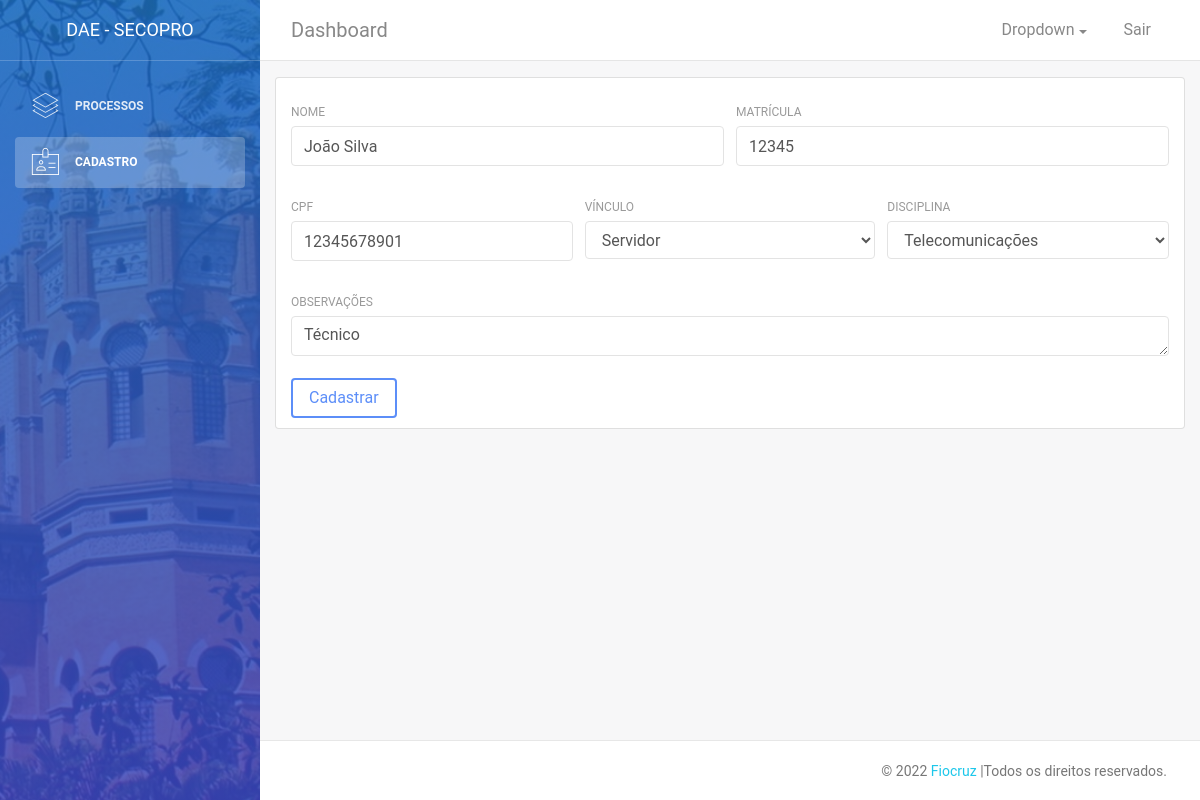
Page /cadastro/fiscal/edita/1 on the committed database.
### cadastro/models.py (models this page shows, shortened)
class Fiscal(models.Model):
    VINCULO = (
        ('Servidor', 'Servidor'),
        ('Terceirizado', 'Terceirizado')
    )
    DISCIPLINA = (
        ('Telecomunicações', 'Telecomunicações'),
        ('Arquitetura', 'Arquitetura'),
        ('Elétrica', 'Elétrica'),
        ('Estruturas', 'Estruturas')
    )
    nome = models.CharField(max_length=100)
    matricula = models.IntegerField()
    cpf = models.IntegerField()
    vinculo = models.CharField(max_length=12, choices=VINCULO)
    disciplina = models.CharField(max_length=20, choices=DISCIPLINA)
    obs = models.TextField(blank=True, default="")

### cadastro/views.py (the view)
# urls.py: path('fiscal/edita/<pk>', FiscalUpdateView.as_view(), name='atualiza-fiscal'),
class FiscalUpdateView(UpdateView):
    model = Fiscal
    fields = ['nome',
              'matricula',
              'cpf',
              'vinculo',
              'disciplina',
              'obs']
    success_url = reverse_lazy('lista-cadastros')

### cadastro/templates/cadastro/fiscal_form.html (shortened to what this page needs)
{% extends 'dashboard.html' %}
{% load widget_tweaks %}
{% block main %}
<div class="container">
    <div class="card mt-3">
        <div class="card-body">
            <form method="post">
                <div class="row">
                    <div class="col-md-6">
                        <div class="form-group">
                            <label>Nome</label>
                            {% render_field form.nome class+="form-control" placeholder=form.nome.label %}
                        </div>
                    </div>
                    <div class="col-md-6">
                        <div class="form-group">
                            <label>Matrícula</label>
                            {% render_field form.matricula class+="form-control" placeholder=form.matricula.label %}
                        </div>
                    </div>
                </div>
                <div class="row">
                    <div class="col-md-4">
                        <div class="form-group">
                            <label>CPF</label>
                            {% render_field form.cpf class+="form-control" placeholder="Somente números" %}
                        </div>
                    </div>
                    <div class="col-md-4">
                        <div class="form-group">
                            <label>Vínculo</label>
                            {% render_field form.vinculo class+="form-control" placeholder="Selecione" %}
                        </div>
                    </div>
                    <div class="col-md-4">
                        <div class="form-group">
                            <label>Disciplina</label>
                            {% render_field form.disciplina class+="form-control" placeholder="Selecione" %}
                        </div>
                    </div>
                </div>
                <div class="row">
                    <div class="col-md-12">
                        <div class="form-group">
                            <label>Observações</label>
                            {% render_field form.obs class+="form-control" required="false" %}
                        </div>
                    </div>
                </div>
                <button class="btn btn-primary" type="submit">Cadastrar</button>
            </form>
        </div>
    </div>
</div>
{% endblock %}

### rows in the picture
Fiscal: nome "João Silva", matricula "12345", cpf "12345678901", vinculo "Servidor", disciplina "Telecomunicações", obs "Técnico"
